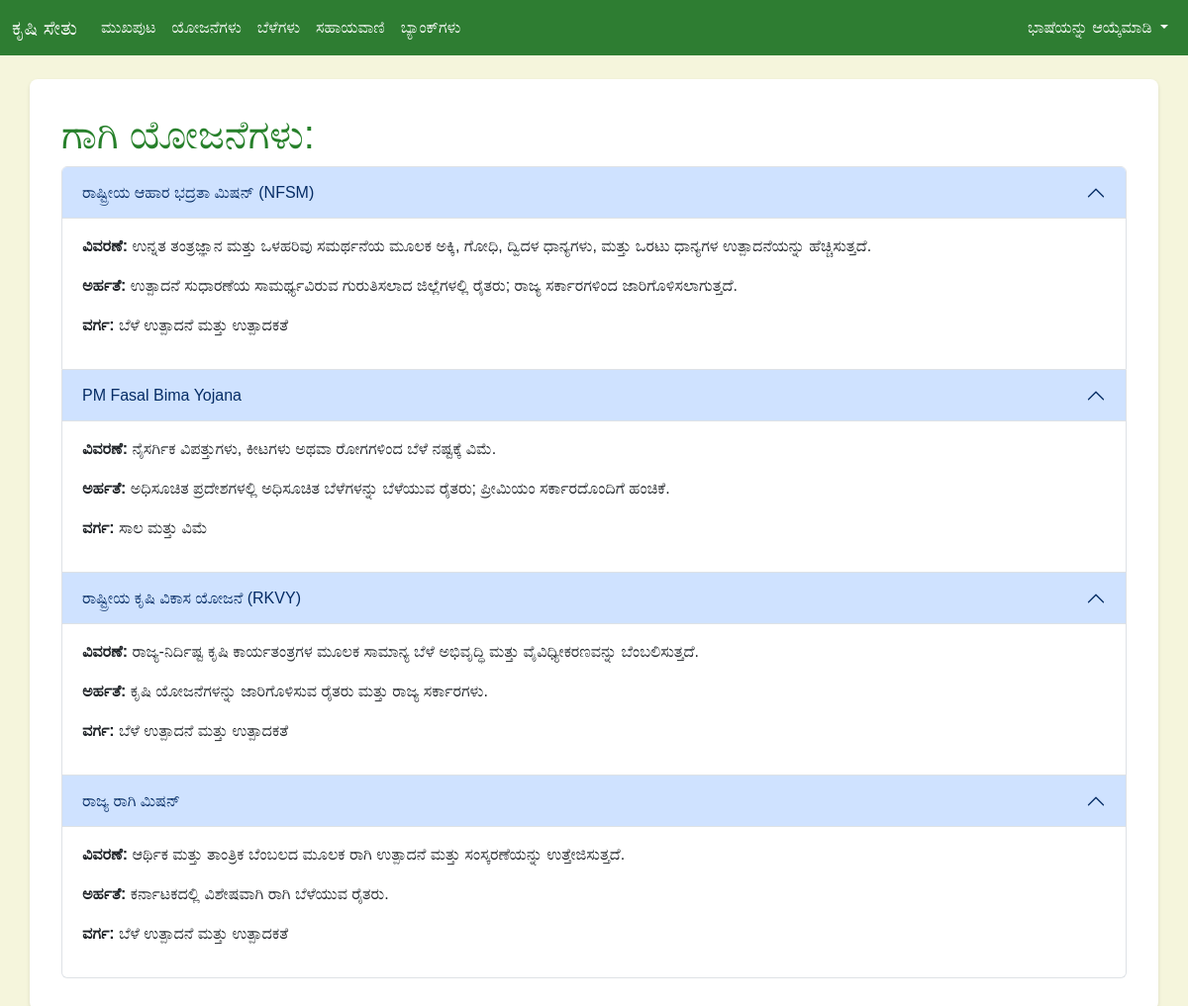
Screenshot of /crop_schemes/1?lang=kn with the database file from the repository.
### tables this page shows
CREATE TABLE schemes (
        id INTEGER PRIMARY KEY AUTOINCREMENT,
        name_en TEXT NOT NULL,
        description_en TEXT NOT NULL,
        eligibility_en TEXT NOT NULL,
        category TEXT NOT NULL,
        website_url TEXT,
        document_url TEXT       
               
    );

### app.py (the view)
@app.route('/crop_schemes/<int:crop_id>')
def crop_schemes(crop_id):
    lang = request.args.get('lang', 'en')
    print(f"Received crop_id: {crop_id}, lang: {lang}")
    translations = load_translations(lang)
    conn = get_db_connection()
    cursor = conn.cursor()
    cursor.execute('SELECT name_en FROM crops WHERE id = ?', (crop_id,))
    crop = cursor.fetchone()
    crop_name = crop['name_en'] if crop else 'Unknown Crop'
    if lang == 'en':
        cursor.execute('''
            SELECT s.name_en AS name, s.description_en AS description,
                   s.eligibility_en AS eligibility, s.category, s.document_url
            FROM schemes s
            JOIN crop_schemes cs ON s.id = cs.scheme_id
            WHERE cs.crop_id = ?
        ''', (crop_id,))
    else:
        cursor.execute('''
            SELECT COALESCE(st.name, s.name_en) AS name,
                   COALESCE(st.description, s.description_en) AS description,
                   COALESCE(st.eligibility, s.eligibility_en) AS eligibility,
                   s.category, s.document_url
            FROM schemes s
            JOIN crop_schemes cs ON s.id = cs.scheme_id
            LEFT JOIN scheme_translations st ON s.id = st.scheme_id AND st.language = ?
            WHERE cs.crop_id = ?
        ''', (lang, crop_id))
    schemes = cursor.fetchall()
    conn.close()
    return render_template('crop_schemes.html', translations=translations,
                          schemes=schemes, crop_name=crop_name, lang=lang, crop_id=crop_id)

### app.py (called while the page is built)
def get_db_connection():
    conn = sqlite3.connect('data.db')
    conn.row_factory = sqlite3.Row
    return conn

### templates/crop_schemes.html (shortened to what this page needs)
{% extends 'base.html' %}
{% block content %}
    <h1>{{ translations.crop_schemes_title }}: {{ translations.crop_name }}</h1>
    <div class="accordion" id="cropSchemesAccordion">
        {% for scheme in schemes %}
            <div class="accordion-item">
                <h2 class="accordion-header" id="heading-{{ loop.index }}">
                    <button class="accordion-button" type="button" data-bs-toggle="collapse"
                            data-bs-target="#collapse-{{ loop.index }}" aria-expanded="true"
                            aria-controls="collapse-{{ loop.index }}">
                        {{ scheme.name }}
                    </button>
                </h2>
                <div id="collapse-{{ loop.index }}" class="accordion-collapse collapse show"
                     aria-labelledby="heading-{{ loop.index }}" data-bs-parent="#cropSchemesAccordion">
                    <div class="accordion-body">
                        <p><strong>{{ translations.description_label }}:</strong> {{ scheme.description }}</p>
                        <p><strong>{{ translations.eligibility_label }}:</strong> {{ scheme.eligibility }}</p>
                        <p><strong>{{ translations.category_label | default('Category') }}:</strong>
                           {{ translations['category_' + scheme.category|replace(' ', '_')|replace('(', '')|replace(')', '')|replace('.', '')|replace(',', '')|lower] or scheme.category }}
                        </p>
                    </div>
                </div>
            </div>
        {% endfor %}
    </div>
{% endblock %}

### static/style.css (style rules this page uses)
body { margin: 0; font-family: Arial, sans-serif; background-color: #F5F5DC; color: #4A3728; }
h1, h5 { color: #27802b; }

### rows the page displays
schemes: name "ರಾಷ್ಟ್ರೀಯ ಆಹಾರ ಭದ್ರತಾ ಮಿಷನ್ (NFSM)", description "ಉನ್ನತ ತಂತ್ರಜ್ಞಾನ ಮತ್ತು ಒಳಹರಿವು ಸಮರ್ಥನೆಯ ಮೂಲಕ ಅಕ್ಕಿ, ಗೋಧಿ, ದ್ವಿದಳ ಧಾನ್ಯಗಳು, ಮತ್ತು ಒರಟು ಧಾನ್ಯಗಳ ಉತ್ಪಾದನೆಯನ್ನು ಹೆಚ್ಚಿಸುತ್ತದೆ.", eligibility "ಉತ್ಪಾದನೆ ಸುಧಾರಣೆಯ ಸಾಮರ್ಥ್ಯವಿರುವ ಗುರುತಿಸಲಾದ ಜಿಲ್ಲೆಗಳಲ್ಲಿ ರೈತರು; ರಾಜ್ಯ ಸರ್ಕಾರಗಳಿಂದ ಜಾರಿಗೊಳಿಸಲಾಗುತ್ತದೆ."
schemes: name "PM Fasal Bima Yojana", description "ನೈಸರ್ಗಿಕ ವಿಪತ್ತುಗಳು, ಕೀಟಗಳು ಅಥವಾ ರೋಗಗಳಿಂದ ಬೆಳೆ ನಷ್ಟಕ್ಕೆ ವಿಮೆ.", eligibility "ಅಧಿಸೂಚಿತ ಪ್ರದೇಶಗಳಲ್ಲಿ ಅಧಿಸೂಚಿತ ಬೆಳೆಗಳನ್ನು ಬೆಳೆಯುವ ರೈತರು; ಪ್ರೀಮಿಯಂ ಸರ್ಕಾರದೊಂದಿಗೆ ಹಂಚಿಕೆ."
schemes: name "ರಾಷ್ಟ್ರೀಯ ಕೃಷಿ ವಿಕಾಸ ಯೋಜನೆ (RKVY)", description "ರಾಜ್ಯ-ನಿರ್ದಿಷ್ಟ ಕೃಷಿ ಕಾರ್ಯತಂತ್ರಗಳ ಮೂಲಕ ಸಾಮಾನ್ಯ ಬೆಳೆ ಅಭಿವೃದ್ಧಿ ಮತ್ತು ವೈವಿಧ್ಯೀಕರಣವನ್ನು ಬೆಂಬಲಿಸುತ್ತದೆ.", eligibility "ಕೃಷಿ ಯೋಜನೆಗಳನ್ನು ಜಾರಿಗೊಳಿಸುವ ರೈತರು ಮತ್ತು ರಾಜ್ಯ ಸರ್ಕಾರಗಳು."
schemes: name "ರಾಜ್ಯ ರಾಗಿ ಮಿಷನ್", description "ಆರ್ಥಿಕ ಮತ್ತು ತಾಂತ್ರಿಕ ಬೆಂಬಲದ ಮೂಲಕ ರಾಗಿ ಉತ್ಪಾದನೆ ಮತ್ತು ಸಂಸ್ಕರಣೆಯನ್ನು ಉತ್ತೇಜಿಸುತ್ತದೆ.", eligibility "ಕರ್ನಾಟಕದಲ್ಲಿ ವಿಶೇಷವಾಗಿ ರಾಗಿ ಬೆಳೆಯುವ ರೈತರು."

### other values shown
{{ translations.title }} "ಕೃಷಿ ಸೇತು"
{{ translations.nav_home }} "ಮುಖಪುಟ"
{{ translations.nav_schemes }} "ಯೋಜನೆಗಳು"
{{ translations.nav_crops }} "ಬೆಳೆಗಳು"
{{ translations.nav_helplines }} "ಸಹಾಯವಾಣಿ"
{{ translations.nav_banks }} "ಬ್ಯಾಂಕ್‌ಗಳು"
{{ translations.get(lang, translations.select_language) }} "ಭಾಷೆಯನ್ನು ಆಯ್ಕೆಮಾಡಿ"
{{ translations.crop_schemes_title }} "ಗಾಗಿ ಯೋಜನೆಗಳು"
